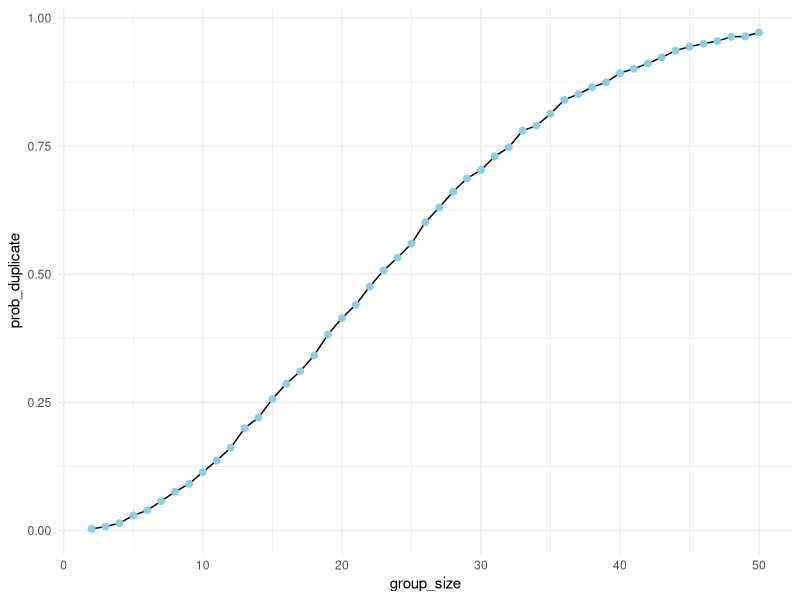

Write R code to recreate this figure. (Note: a time limit stopped this script after it produced the figure.)
## ---- chunk 1
library(tidyverse)
## ---- chunk 2
set.seed(123)

dup_bday = function(n, days = 365) {
  birthdays = sample.int(days, size = n, replace = TRUE)
  any(duplicated(birthdays))
}

#Check
test_results =
  tibble(
    group_size = c(2, 10, 15, 60),
    shared_bday = map_lgl(group_size, dup_bday)
  )
test_results
## ---- chunk 3
Repeat_group =
  expand_grid(group_size = 2:50, iter = 1:10000) |>
  mutate(dup = map_lgl(group_size, dup_bday)) |>
  group_by(group_size) |>
  summarize(prob_duplicate = mean(dup), .groups = "drop")
## ---- chunk 4
Repeat_group |>
  ggplot(aes(x = group_size, y = prob_duplicate)) +
  geom_line() +
  geom_point(size = 2, color = "skyblue") +
  theme_minimal()
  labs(
    title = "Problem 1: Probability of at least 2 people shared birthday",
    x = "Group Size (n)",
    y = "Probability"
  ) 
## ---- chunk 5
set.seed(123)

n        = 30
sigma    = 5
mu_values = 0:6
## ---- chunk 6
##Create a function to simulate one dataset and run a one-sample t-test
sim_ttest = function(mu) {
  x = rnorm(n, mean = mu, sd = sigma)
  broom::tidy(t.test(x, mu = 0)) |>
  dplyr::select(estimate, p.value)
}

##Repeat the simulation 5,000 times for each μ
sim_results =
  expand_grid(mu = mu_values, iter = 1:5000) |>
  mutate(test_res = map(mu, sim_ttest)) |>
  unnest(test_res) |>
  mutate(reject = p.value < 0.05)
## ---- chunk 7
## power curve
power_df =
  sim_results |>
  group_by(mu) |>
  summarize(power = mean(reject), .groups = "drop")

power_df |>
  ggplot(aes(x = mu, y = power)) +
  geom_line() +
  geom_point(size = 2, color = "skyblue") +
  theme_minimal() +
  labs(
    title = "Problem 2: Power for One-Sample t-Test (n = 30, σ = 5, α = 0.05)",
    x = "True mean (μ)",
    y = "Power of the test"
  ) 
## ---- chunk 8
## mean-estimate plots
mean_estimates =
  sim_results |>
  group_by(mu) |>
  summarize(
    mean_all   = mean(estimate),
    mean_reject = mean(estimate[reject]),
    .groups = "drop"
  )

mean_estimates |>
  pivot_longer(mean_all:mean_reject,
               names_to = "set", values_to = "avg_est") |>
  mutate(set = recode(set,
                      mean_all   = "All samples",
                      mean_reject = "Only when the null (H0) rejected")) |>
  ggplot(aes(x = mu, y = avg_est, color = set)) +
  geom_line() +
  geom_point(size = 2) +
  theme_minimal() +
  labs(
    title = "Problem 2: Average Estimated Mean vs True Mean",
    x = "True mean (μ)",
    y = "Average of sample mean"
  ) 
